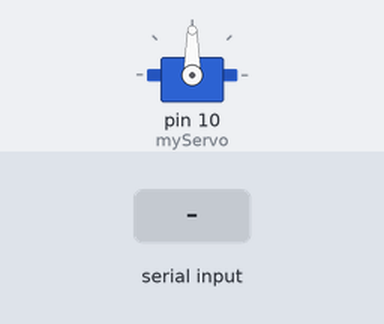
Recording of a sketch running on a simulated Arduino Uno, built with avr-gcc and run on an emulated ATmega328P. Shown: servo. Inputs (shaded band) come from the test bench. What the sketch prints to the serial monitor is not drawn.

Above: at 1.2 s.
1.3 s: "0" received over the second serial link
At 2.3 s:
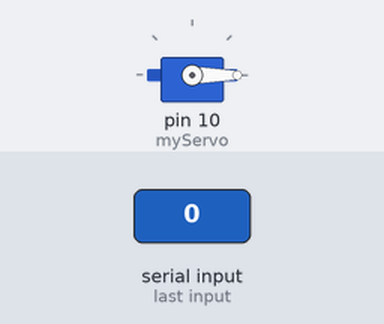
2.8 s: "2" received over the second serial link
At 3.5 s:
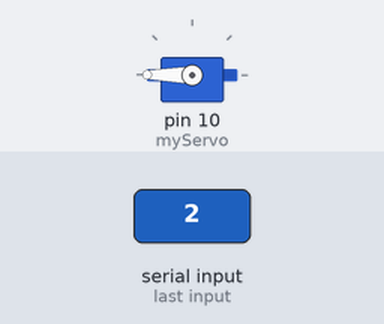
4.3 s: "1" received over the second serial link
At 4.6 s:
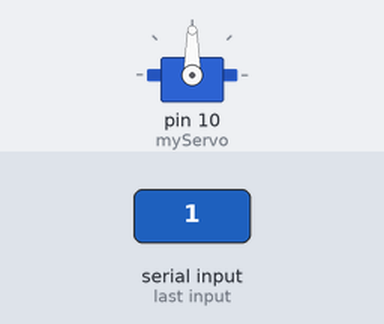
Timing chart, 0 to 7.3 s (numbered marks = the images above; inputs shaded):
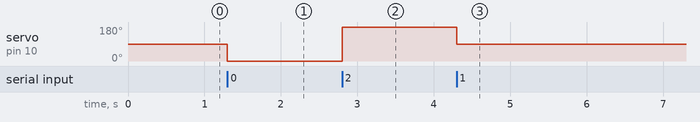

The sketch:

ex21-1.ino
```cpp
#include <SoftwareSerial.h>
#include <Servo.h>

Servo myServo;
int angle = 0;

SoftwareSerial BT(2,3) ;/// 2번 핀을 RX(블루투스 TXD에 연결)
                        // 3번핀을 TX(블루투스 RXD에 연결) 시리얼 포트로 설정하고
                         //BT라는 이름으로 사용함

void setup() {
 Serial.begin(9600); //PC와 9600 bps 속도로 통신 시작
 BT.begin(9600); // 블루투스와 9600 bps 속도로 통신시작
 myServo.attach(10);

}

void loop() {
   char b ;

 while(1) {
   if(BT.available()>0)  break;
 }
 b = BT.read();
 if(b=='0') angle = 0;
 else if(b=='1') angle = 90;
 else if(b=='2') angle = 180 ;
 Serial.write(b);
 myServo.write(angle);
 delay(500);
}
```

Measured:
- after the input at 1.3 s, servo on pin 10 (myServo): 90° → 0° at once
- after the input at 2.8 s, servo on pin 10 (myServo): 0° → 180° at once
- after the input at 4.3 s, servo on pin 10 (myServo): 180° → 90° at once
